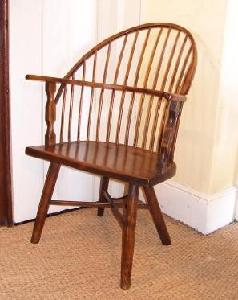
#> input picture ExamenFINAL/CORPUS-IMAGENES-1/image_0033.jpg, 238 x 300 px, found by its file name
$ jupyter execute examenFinal.ipynb   (shell and % lines are left out)
#> lines starting #> are read from the running program, lines starting #| are printed output that depends on the picture; long printed decimals are rounded
[cell 1]
# importamos el modulo pyplot, y lo llamamos plt
import cv2
import io
import matplotlib.pyplot as plt


import numpy as np

imagen = cv2.imread('image_0033.jpg')
#> imagen is the input picture: shape (300, 238, 3); mean B, G, R 146.3, 167.4, 201.7
img_gris = cv2.cvtColor(imagen, cv2.COLOR_BGR2GRAY)
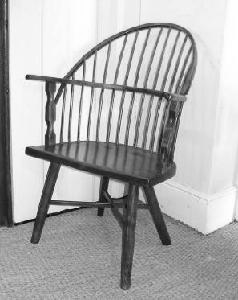
#> img_gris: shape (300, 238); min 6, max 255, mean 175.3
img_convertida = cv2.cvtColor(img_gris, cv2.COLOR_GRAY2RGB)

igris=[]
iconvertida=[]
for i in range(imagen.shape[0]):
    for j in range(imagen.shape[1]):
        iconvertida.append(img_convertida[i][j])
        igris.append(img_gris[i][j])
#> after the loop, iconvertida = 71400 items; igris = 71400 items


print("Intensidad GRIS: ", sum(igris)/len(igris))
#| Intensidad GRIS:  175.254
print("Intensidad GRIS Con: ", sum(iconvertida)/len(iconvertida))
#| Intensidad GRIS Con:  [0.001919 0.001919 0.001919]

plt.imshow(img_gris)
plt.title("Gris")
plt.figure()

plt.imshow(img_convertida)
plt.title("Gris Con")
plt.figure()


$ run again, with ExamenFINAL/CORPUS-IMAGENES-1/image_0002.jpg copied over ExamenFINAL/CORPUS-IMAGENES-1/image_0033.jpg
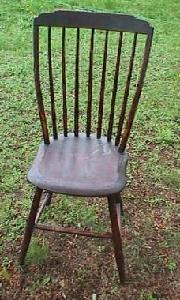
#> input picture ExamenFINAL/CORPUS-IMAGENES-1/image_0002.jpg, 180 x 300 px, found by its file name
#> imagen is the input picture: shape (300, 180, 3); mean B, G, R 89.6, 121.7, 115
#> `img_gris = cv2.cvtColor(imagen, cv2.COLOR_BGR2GRAY)`:
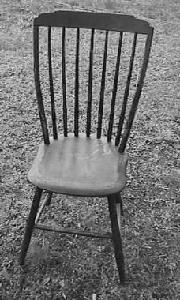
#> img_gris: shape (300, 180); min 0, max 247, mean 116
#> after the loop `for i in range(imagen.shape[0]):`: iconvertida = 54000 items
#| Intensidad GRIS:  116.017
#| Intensidad GRIS Con:  [0.001185 0.001185 0.001185]
